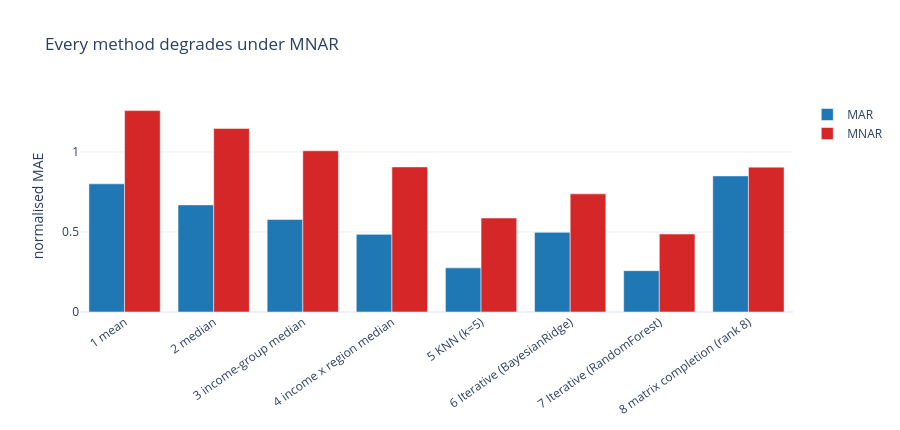

The code cell stored with this chart in its notebook:
### Code cell
fig = go.Figure()
for name, frame, colour in [("MAR", mar, "#1f77b4"), ("MNAR", mnar, "#d62728")]:
    fig.add_trace(go.Bar(x=frame.index, y=frame["nMAE"], name=name,
                         marker_color=colour))
fig.update_layout(barmode="group", height=430,
                  title="Every method degrades under MNAR",
                  yaxis_title="normalised MAE", xaxis_tickangle=-35)
fig.show()

ratio = (mnar["nMAE"] / mar["nMAE"]).round(2)
print("MNAR error as a multiple of MAR error:")
print(ratio.to_string())

best_mar = mar["nMAE"].idxmin()
print(f"\nThe best method under MAR was {best_mar!r}:")
print(f"   MAR  nMAE {mar.loc[best_mar, 'nMAE']:.3f}")
print(f"   MNAR nMAE {mnar.loc[best_mar, 'nMAE']:.3f}   "
      f"({ratio[best_mar]:.1f}x worse)")
print(f"\nIt is still MORE accurate under MNAR than mean imputation is under")
print(f"MAR ({mar.loc['1 mean', 'nMAE']:.3f}) -- method choice is not useless.")
print("But it no longer recovers the truth, and sd_ratio collapses from")
print(f"{mar.loc[best_mar, 'sd_ratio']:.2f} to {mnar.loc[best_mar, 'sd_ratio']:.2f}:")
print("the filled column is far too narrow, because every fill is pulled")
print("towards the median of the countries that did report.")

### Figure 1 — Plotly figure (JSON) as saved in the notebook; plotly's stock layout.template omitted (floating-point values rounded to 4 significant figures)
{"data": [{"marker": {"color": "#1f77b4"}, "name": "MAR", "type": "bar", "x": ["1 mean", "2 median", "3 income-group median", "4 income x region median", "5 KNN (k=5)", "6 Iterative (BayesianRidge)", "7 Iterative (RandomForest)", "8 matrix completion (rank 8)"], "y": [0.8008, 0.6693, 0.5777, 0.4851, 0.2758, 0.4976, 0.2582, 0.8503]}, {"marker": {"color": "#d62728"}, "name": "MNAR", "type": "bar", "x": ["1 mean", "2 median", "3 income-group median", "4 income x region median", "5 KNN (k=5)", "6 Iterative (BayesianRidge)", "7 Iterative (RandomForest)", "8 matrix completion (rank 8)"], "y": [1.258, 1.147, 1.007, 0.9066, 0.5875, 0.7381, 0.4872, 0.9051]}], "layout": {"barmode": "group", "height": 430, "title": {"text": "Every method degrades under MNAR"}, "xaxis": {"tickangle": -35}, "yaxis": {"title": {"text": "normalised MAE"}}}}
